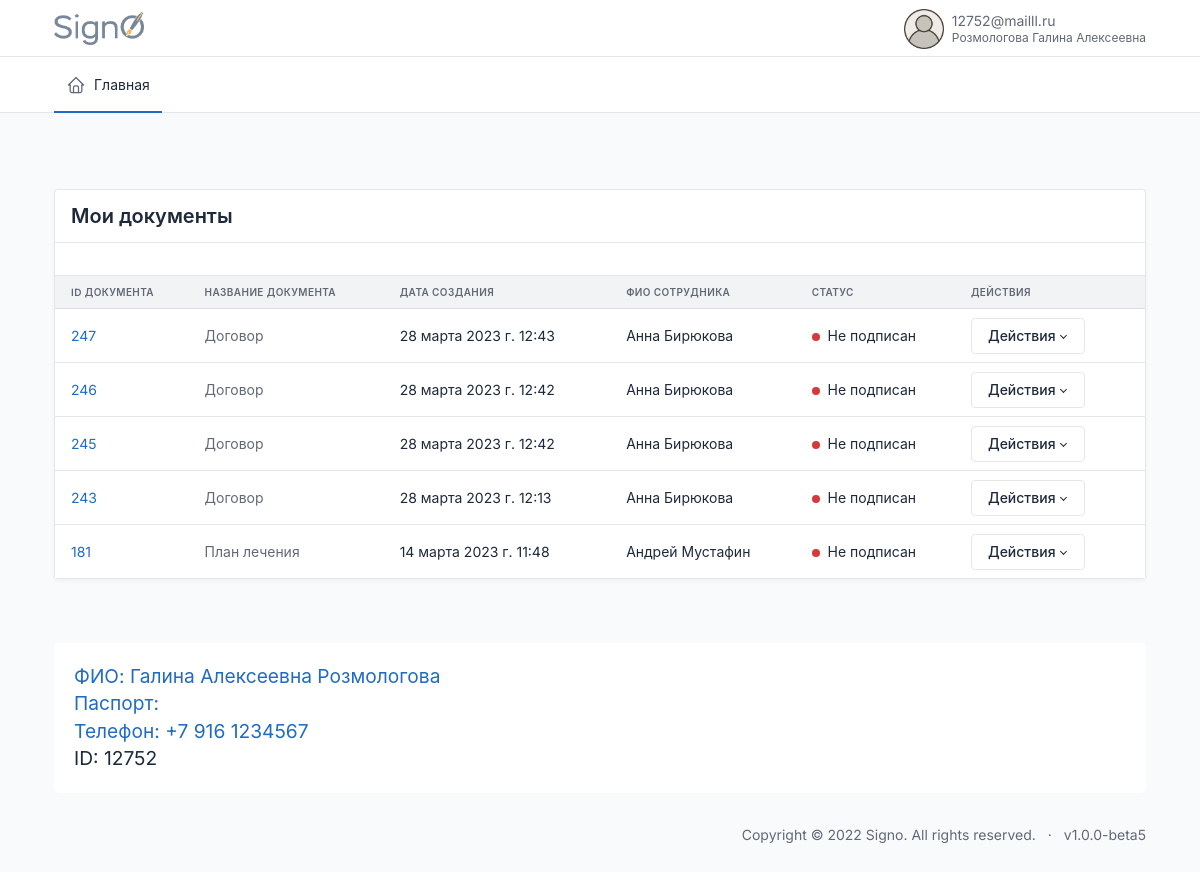
The app's page / (signed in), older data.
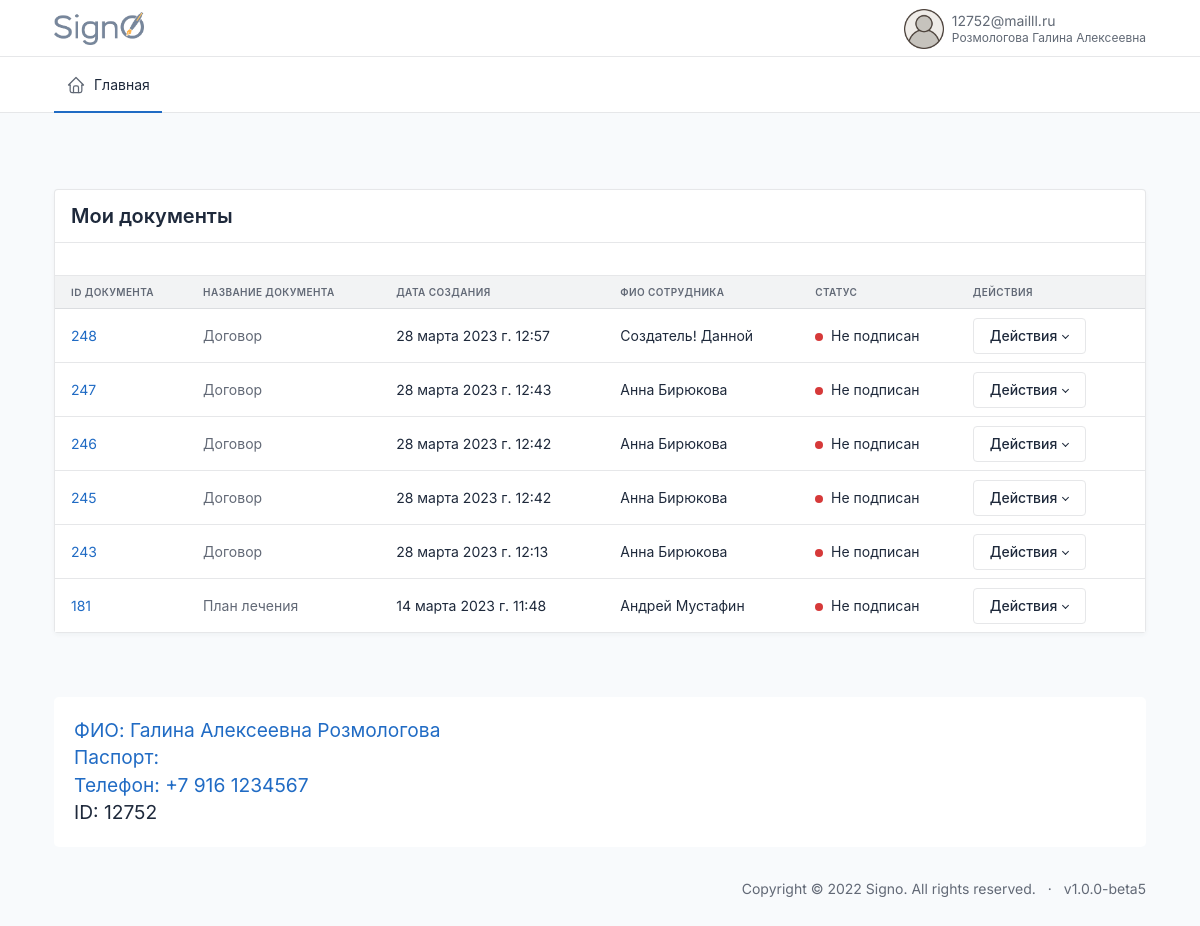
The same page, newer data.
### documents/models.py (models this page shows, shortened)
class Document(DateTimeMixin, HiddenDeletedMixin, models.Model):
    user = models.ForeignKey(CustomUser, on_delete=models.CASCADE, null=True, blank=True, related_name='documenter')
    sender = models.ForeignKey(CustomUser, on_delete=models.CASCADE, null=True, related_name='sender', verbose_name='Отправитель')
    recipient = models.ForeignKey(CustomUser, on_delete=models.CASCADE, null=True, related_name='recipient', verbose_name='Получатель')
    founder = models.ForeignKey(CustomUser, on_delete=models.CASCADE, null=True, related_name='founder', verbose_name='Создатель документа')
    document = models.FileField(upload_to='documents/%Y/%m/%d/', blank=True, null=True)
    send_date = models.DateTimeField(auto_now_add=True, verbose_name='Дата отправки', null=True)
    sender_status = models.BooleanField(default=False, blank=True, null=True)
    recipient_status = models.BooleanField(default=False, blank=True, null=True)
    files = models.ForeignKey('DocumentsFiles', on_delete=models.CASCADE, blank=True, null=True)
    type = models.ForeignKey('DocumentType', on_delete=models.CASCADE, blank=True, null=True, related_name='document')
    sig = models.FileField(upload_to='documents/%Y/%m/%d/', blank=True, null=True)
    class Meta:
        verbose_name = 'Документ'
        verbose_name_plural = 'Документы'

class DocumentType(models.Model):
    title = models.CharField(max_length=240, blank=True, null=True)
    DOGOVOR = 'DOGOVOR'
    IDS = 'IDS'
    MEDCARD = 'MEDCARD'
    ADMCARD = 'ADMCARD'
    RENT = 'RENT'
    PLAN = 'PLAN'
    DNEVNIK = 'DNEVNIK'
    OTKAZ = 'OTKAZ'
    UVEDOMLENIE = 'UVEDOMLENIE'
    RECEPT = 'RECEPT'
    RECOMEND = 'RECOMEND'
    TYPE_DOC = [
        (DOGOVOR, 'Договор'),
        (IDS, 'ИДС'),
        (MEDCARD, 'Мед карта'),
        (ADMCARD, 'Адм.карта'),
        (RENT, 'Справка в налоговую'),
        (PLAN, 'План лечения'),
        (DNEVNIK, 'Дневник'),
        (OTKAZ, 'Отказ от мед.вмешательства'),
        (UVEDOMLENIE, 'Уведомление'),
        (RECEPT, 'Рецепт'),
        (RECOMEND, 'Рекомендация стоматолога'),
    ]
    type_document = models.CharField(choices=TYPE_DOC, max_length=240, blank=True, null=True)
    class Meta:
        verbose_name='Тип Документа'
        verbose_name_plural='Типы Документов'
    def __str__(self):
        return self.title

### users/models.py (models this page shows, shortened)
class CustomUser(AbstractBaseUser, PermissionsMixin):
    email = models.EmailField(max_length=254, unique=True, verbose_name='Электронная почта')
    first_name = models.CharField(u"Имя", max_length=100, blank=True, null=True)
    last_name = models.CharField(u"Фамилия", max_length=100, blank=True, null=True)
    patronymic = models.CharField(u"Отчество", max_length=100, blank=True, null=True)
    pasport_series = models.CharField(max_length=12, blank=True, verbose_name='Серия паспорта')
    pasport_number = models.CharField(max_length=12, blank=True, verbose_name='Номер паспорта')
    addres = models.CharField(max_length=240, blank=True, verbose_name='Адрес пользователя')
    user_profile_id = models.IntegerField(blank=True, verbose_name='ID пользователя', null=True)
    phone = models.CharField(max_length=24, verbose_name='Телефон')
    uniq_id = models.CharField(unique=True, max_length=12, blank=True, null=True, verbose_name='Уникальный ID')
    photo = models.ImageField(
        upload_to='users/%Y/%m/%d/',
        blank=True,
        default='../static/images/default_avatar.png',
        verbose_name='Аватар')
    is_active = models.BooleanField(default=True, verbose_name='Активирован')
    is_admin = models.BooleanField(default=False, verbose_name='Администратор')
    is_staff = models.BooleanField(_('staff status'), default=False)
    is_superuser = models.BooleanField(_('super user'), default=False)
    date_joined = models.DateTimeField(u'date joined', blank=True, null=True, default=timezone.now)
    last_login = models.DateTimeField(u'last login', blank=True, null=True)
    groups = models.ManyToManyField(Group, blank=True, null=True, verbose_name='Группы', related_name='groups')
    user_permissions = models.ManyToManyField(Permission, blank=True, null=True, verbose_name='Разрешения', related_name='user_permissions')
    date_of_birthday = models.DateField(blank=True, null=True, verbose_name='Дата Рождения')
    ADMINISTRATOR = 'AD'
    DOCTOR = 'DO'
    CLIENT = 'CL'
    DIRECTOR = 'DI'
    TYPE_ROLE = [
        (ADMINISTRATOR, 'Администратор'),
        (DOCTOR, 'Врач'),
        (CLIENT, 'Клиент'),
        (DIRECTOR, 'Руководитель')
    ]
    type = models.CharField(max_length=6, choices=TYPE_ROLE, default=CLIENT, verbose_name='Тип пользователя')
    ban = models.BooleanField(default=False, verbose_name='Уволен')
    ban_date = models.DateTimeField(verbose_name='дата увольнения', blank=True, null=True)
    ecp = models.BooleanField(default=False, verbose_name='Наличие ЭЦП')
    USERNAME_FIELD = 'email'
    REQUIRED_FIELDS = []
    objects = CustomUserManager()
    class Meta:
        verbose_name='Пользователь'
        verbose_name_plural='Пользователи'

### index/views.py (the view, shortened to what this page needs)
# urls.py: path('', index, name='index'),
@login_required
def index(request):
    if request.user.is_authenticated == False:
        return redirect('login')
    all_documents = Document.objects.filter(deleted=False, hidden=False)
    types = DocumentType.objects.all() \
            .annotate(
                signed_by_patient=Count(Case(
                    When(
                        document__recipient_status=True,
                        document__deleted=False,
                        document__hidden=False,
                        then=1
                        ),
                    output_field=models.IntegerField(),
                    distinct=True
            ))) \
            .annotate(
                not_signed_by_patient=Count(Case(
                    When(
                        document__recipient_status=False,
                        document__deleted=False,
                        document__hidden=False,
                        then=1
                        ),
                    output_field=models.IntegerField(),
                    distinct=True
            ))) \
            .annotate(
                signed_by_us=Count(Case(
                    When(
                        document__sender_status=True,
                        document__deleted=False,
                        document__hidden=False,
                        then=1
                        ),
                    output_field=models.IntegerField(),
                    distinct=True
            ))).annotate(
                not_signed_by_us=Count(Case(
                    When(
                        document__sender_status=False,
                        document__deleted=False,
                        document__hidden=False,
                        then=1
                        ),
                    output_field=models.IntegerField(),
                    distinct=True
            ))).annotate(signed_by_me=Count(Case(
                    When(
                        document__sender_status=True,
                        document__sender=request.user,
                        document__deleted=False,
                        document__hidden=False,
                        then=1
                        ),
                    output_field=models.IntegerField(),
                    distinct=True))) \
            .annotate(count_type=Count(Case(
                When(
                    document__sender=request.user,
                    document__deleted=False,
                    document__hidden=False,
                    then=1
                    ),
                output_field=models.IntegerField(),
                distinct=True)))
    types_for_do = types.exclude(
            type_document__in=['DOGOVOR', 'RENT', 'DNEVNIK']
            )
    all_clients = CustomUser.objects.filter(
            type='CL',
            recipient__sender=request.user
            )
    all_clients = CustomUser.objects.filter(
        type='CL',
        recipient__sender=request.user
        ).annotate(
            signed_by_patient=Count(Case(
                When(recipient__recipient_status=True, recipient__sender=request.user, then=1),
                output_field=models.IntegerField(),
                distinct=True
        ))) \
        .annotate(
            not_signed_by_patient=Count(Case(
                When(recipient__recipient_status=False, recipient__sender=request.user, then=1),
                output_field=models.IntegerField(),
                distinct=True
        ))).annotate(
            total_docs=Count('recipient')
        )
    clients_with_all_docs_signed = all_clients.filter(total_docs=F('signed_by_patient')).count()
    clients_with_unsigned_docs = all_clients.filter(~Q(total_docs=F('signed_by_patient'))).count()
    if request.user.is_authenticated and request.user.type == 'CL':
        all_documents = filter_all_documents(request, all_documents)
        all_documents = all_documents.filter(
            recipient=request.user,
            )
        context = {
            'all_documents': all_documents,
        }
        return render(request, 'index/cabinet/cl.html', context)

### documents/services.py (called while the page is built, shortened)
def filter_all_documents(request, all_documents):
    search_name = request.GET.get('search')
    period = request.GET.get('period')
    try:
        doc_type = request.GET.get('doc_type').upper()
    except:
        doc_type = ''
    try:
        signed = request.GET.get('signed').split('-')
    except:
        signed = ['']
    all_documents = filter_by_name(all_documents, search_name)
    if period:
        start_date, end_date = get_dates(period, all_documents)
        all_documents = all_documents.filter(send_date__range=[start_date, end_date])
    if doc_type:
        all_documents = all_documents.filter(type__type_document=doc_type)
    sort_filter = request.GET.get('sort')
    if sort_filter:
        all_documents = all_documents.order_by(sort_filter)
    return all_documents

def filter_by_name(all_documents, search_name):
    return all_documents.order_by('-send_date')

### index/templates/index/cabinet/cl.html (shortened to what this page needs)
{% extends 'index.html' %}
{%block content%}
            <div class="row row-deck row-cards">
              <div class="col-md-12 col-lg-12">
              <div class="col-12">
                <div class="card">
                  <div class="card-header">
                    <h2 style="margin-bottom: inherit;">Мои документы</h2>
                  </div>
                  <div class="card-body border-bottom py-3">
                  </div>
                  {% include 'common/_documents_table.html' %}
                </div>
                <div class='mt-5' style="display:flex; flex-direction:column; font-size:1.2rem; background-color:white; border-radius:5px; padding:20px">
                  <div><a href="{%url 'profile'%}">ФИО: {{request.user.first_name}} {{request.user.patronymic}} {{request.user.last_name}}</a></div>
                  <div><a href="{%url 'profile'%}">Паспорт: {{request.user.pasport_series}} {{request.user.pasport_number}}</a></div>
                  <div><a href="{%url 'profile'%}">Телефон: {{request.user.phone}}</a></div>
                  <div>ID: {{request.user.uniq_id}}</div>
                </div>
              </div>
            </div>
          </div>
        </div>
{%endblock%}

### templates/common/_documents_table.html (shortened to what this page needs)
{% load static %}
{% load extra_tags %}
<div class="table-responsive" >
  <table class="table card-table table-vcenter text-nowrap datatable bg-white" style="">
    <thead>
      <tr>
        <th id="th-id" class='sortable-table-header' onclick="filterByField('id')">ID документа</th>
        <th id="th-type" class='sortable-table-header' onclick="filterByField('type')">название документа</th>
        <th id="th-send_date" class='sortable-table-header' onclick="filterByField('send_date')">дата создания</th>
        {% if request.user.type != 'CL' %}
        <th id="th-sender" class='sortable-table-header' onclick="filterByField('sender')">кто подписант</th>
        {% else %}
        <th id="th-sender" class='sortable-table-header' onclick="filterByField('sender')">ФИО сотрудника</th>
        {% endif %}
        {%if request.user.type == 'CL'%}
        <th id="th-sender_status" class='sortable-table-header' onclick="filterByField('sender_status')">статус</th>
        {%else%}
        <th id="th-sender_status" class='sortable-table-header' onclick="filterByField('sender_status')">статус пациента
        </th>
        {%endif%}
        <th>Действия</th>
      </tr>
    </thead>
    <tbody class="lazy-loading-docs">
      {%for document in all_documents%}
      <tr id="document-row-{{document.id}}" class="lazy-row-docs">
        <td><span class="text-muted"><a href="{{document.document.url}}#" target=”_blank”>{{document.id}}</a></span>
        </td>
        <td><span class="text-muted">{{document.type}}</span></td>
        <td>{{document.send_date}}</td>
        {%if request.user.type == 'CL'%}
        <td class="text-reset" tabindex="-1">{{document.sender.first_name}} {{document.sender.last_name}}</td>
        {%else%}
        <td><a href="{%url 'user' document.sender.pk%}" class="text-reset" tabindex="-1">{{document.sender.first_name}}
            {{document.sender.last_name}}</a></td>
        {%endif%}
        <td>
          {%if document.recipient_status%}
          <span class="badge bg-success me-1"></span>
          Подписан
          {%else%}
          <span class="badge bg-danger me-1"></span>
          Не подписан
          {%endif%}
        </td>
        <td class="">
          <span class="dropdown">
            <button class="btn dropdown-toggle align-text-top" data-bs-boundary="viewport" data-bs-toggle="dropdown">
              Действия
            </button>
          </span>
        </td>
      </tr>
      {%endfor%}
    </tbody>
  </table>
</div>

Row changes from the older to the newer data that the page shows:
added Document: id "248", type "Договор", send_date "28 марта 2023 г. 12:57", sender.first_name "Создатель!", sender.last_name "Данной", recipient_status False (drawn)
